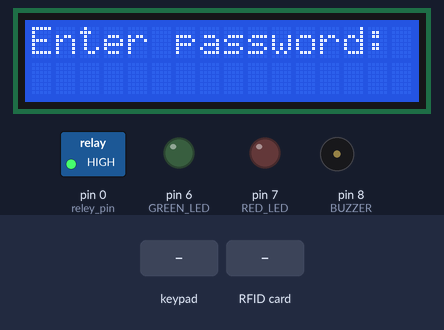
The sketch below on a simulated Arduino Uno, built with avr-gcc and run on an emulated ATmega328P. Parts: 16×2 character LCD, switched loads named in the sketch (green lamp = pin HIGH), output pins drawn as LEDs (lit = HIGH), buzzer (waves = sounding). The inputs (shaded band) are chosen by the test bench. Pins used as bus, display or sensor lines are not drawn.

Above: at 1.3 s.
1.4 s: keypad keys 5 4 3 2 # pressed 0.4 s apart
At 4.2 s:
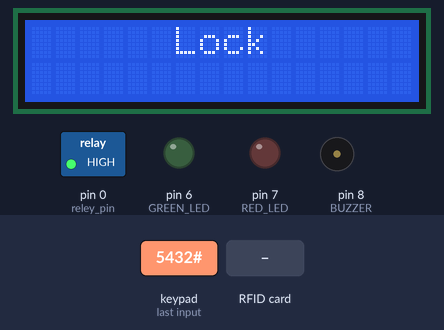
4.9 s: key 'A' pressed
At 6.8 s:
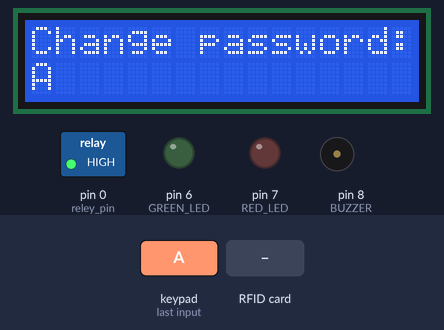
7.1 s: key 'B' pressed
At 7.4 s:
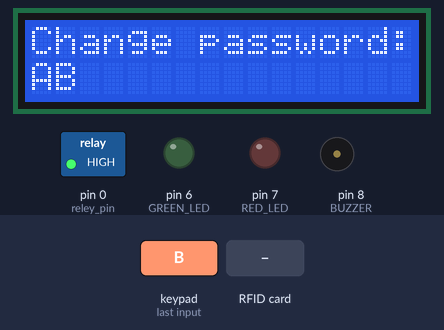
8.6 s: key 'C' pressed
At 9.8 s:
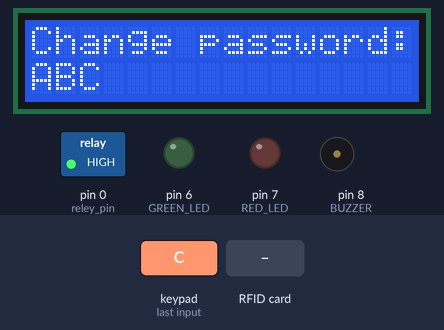
10.1 s: key '*' pressed
At 11.3 s:
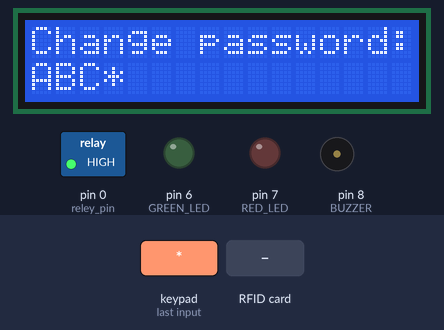
11.6 s: RFID card 5E 7A 19 C4 held to the reader
At 12.0 s:
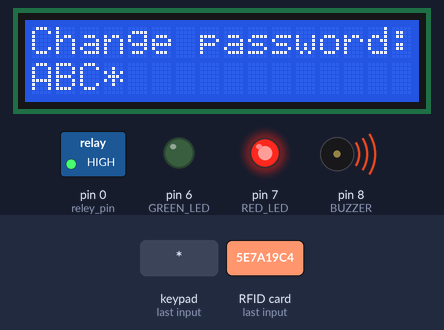
Timing chart, 0 to 14.6 s (numbered marks = the images above; inputs shaded):
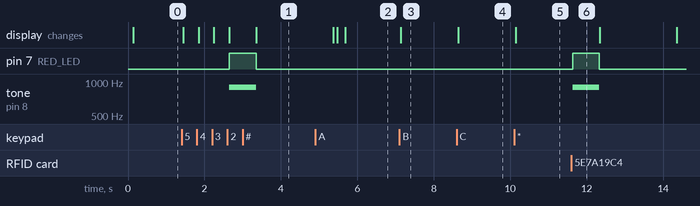

Measured:
- after the input at 1.4 s, pin 7 (RED_LED): LOW → HIGH after 1.2 s, → LOW 0.70 s later; tone on pin 8 (BUZZER): silent → 900 Hz after 1.2 s, → silent 0.70 s later; the display: first changes after 0.05 s (image 1 shows a later state)
- after the input at 4.9 s, the display: first differs from a run without the input after 0.78 s (image 2)
- after the input at 7.1 s, the display: changes at once (image 3)
- after the input at 8.6 s, the display: changes at once (image 4)
- after the input at 10.1 s, the display: changes after 0.05 s (image 5)
- after the input at 11.6 s, pin 7 (RED_LED): LOW → HIGH at once, → LOW 0.70 s later; tone on pin 8 (BUZZER): silent → 900 Hz at once, → silent 0.70 s later

The sketch:

door-lock.ino
```cpp
#include <LiquidCrystal_I2C.h>
#include <Keypad.h>

#include <SPI.h>
#include <MFRC522.h>

#define RST_PIN         9          // Configurable, see typical pin layout above
#define SS_PIN          10         // Configurable, see typical pin layout above

// Setting up LCD display
LiquidCrystal_I2C lcd(0x27, 16, 2);

MFRC522 mfrc522(SS_PIN, RST_PIN);  // Create MFRC522 instance

const int ROWS = 4;
const int COLUMNS = 4;

const int reley_pin = 0;

const int BUZZER = 8;

const int GREEN_LED = 6;
const int RED_LED = 7;

char keys[ROWS][COLUMNS] = {
  {'1', '2', '3', 'A'},
  {'4', '5', '6', 'B'},
  {'7', '8', '9', 'C'},
  {'*', '0', '#', 'D'}
};

byte pin_rows[ROWS] = {A2, A1, A0, A3};
byte pin_columns[COLUMNS] = {5, 4, 3, 2};

Keypad keypad = Keypad(makeKeymap(keys), pin_rows, pin_columns, ROWS, COLUMNS);

char key;
int n = 0;

char c;

char password[4] = "123A";
char inKeys[4];

bool pass_change = false;

void setup() {
  SPI.begin();
  mfrc522.PCD_Init();
  delay(5);
  mfrc522.PCD_DumpVersionToSerial();
  lcd.init();
  lcd.backlight();
  lcd.clear();
  lcd.setCursor(0,0);
  lcd.print("Enter password: ");
  lcd.setCursor(0, 1);
  pinMode(reley_pin, OUTPUT);
  pinMode(BUZZER, OUTPUT);
  pinMode(GREEN_LED, OUTPUT);
  pinMode(RED_LED, OUTPUT);
  digitalWrite(reley_pin, HIGH);
  noTone(BUZZER);
}

void loop() {
  key = keypad.getKey();
  if (! mfrc522.PICC_IsNewCardPresent() && ! mfrc522.PICC_ReadCardSerial()) {
    if (key) {
      if (!pass_change) {
          if (key == 'C') update_display();
          else if (key == '#') {
            pass_change = true;
            n = 0;
            lcd.clear();
            lcd.setCursor(n, 0);
            lcd.print("Change password:");
          } else {
            enter_pass(key);
          }
          check_pass();
      } else {
        change_password(key);
      }
    }
  } else {
    //mfrc522.PICC_DumpToSerial(&(mfrc522.uid));
    unsigned long uid = getID();
    if(uid == 4294964518) unlock();
    else lock();
  }
}

unsigned long getID(){
  if ( ! mfrc522.PICC_ReadCardSerial()) { //Since a PICC placed get Serial and continue
    return 0;
  }
  unsigned long hex_num;
  hex_num =  mfrc522.uid.uidByte[0] << 24;
  hex_num += mfrc522.uid.uidByte[1] << 16;
  hex_num += mfrc522.uid.uidByte[2] <<  8;
  hex_num += mfrc522.uid.uidByte[3];
  mfrc522.PICC_HaltA(); // Stop reading
  return hex_num;
}

void enter_pass(char k) {
  lcd.setCursor(n, 1);
  inKeys[n] = key;
  lcd.print("*"); // This is for printing * instead of keys
  n++;
}

void update_display() {
  n = 0;
  lcd.setCursor(n, 1);
  lcd.clear();
  lcd.print("Enter password: ");
  lcd.setCursor(0, 1);
}

void change_password(char k) {
  if (key && n < 4) {
    lcd.setCursor(n, 1);
    password[n] = key;
    lcd.print(password[n]);
    n++;
  }
  else {
    pass_change = false;
    update_display();
  }
}

void unlock() {
      //Serial.println("Pass");
      lcd.clear();
      lcd.setCursor(6, 0);
      lcd.print("Pass");

      tone(BUZZER, 700);
      digitalWrite(GREEN_LED, HIGH);
      delay(700);
      noTone(BUZZER);
      digitalWrite(GREEN_LED, LOW);
      digitalWrite(reley_pin, LOW); // Turns reley on (unlock door)
      delay(3000);
      Serial.println("Lock");
      digitalWrite(reley_pin, HIGH); // Turns reley off (lock door)
      lcd.clear();
      lcd.setCursor(6, 0);
      lcd.print("Lock");
      delay(1000);
      update_display();
}

void lock() {
  //Serial.println("Lock");
      tone(BUZZER, 900);
      digitalWrite(RED_LED, HIGH);
      delay(700);
      noTone(BUZZER);
      digitalWrite(RED_LED, LOW);
      lcd.clear();
      lcd.setCursor(6, 0);
      lcd.print("Lock");
      delay(2000);
      update_display();
}

void check_pass() {
  if (n == 4) {
    if (inKeys[0] == password[0] && inKeys[1] == password[1] && inKeys[2] == password[2] && inKeys[3] == password[3]) {
      unlock();
    } else {
      lock();
    }
  } else return;
}
```
